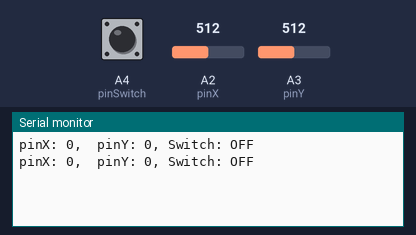
A sketch run on a simulated Arduino Uno, built with avr-gcc and run on an emulated ATmega328P. Parts: the last lines printed to the serial monitor. Inputs (shaded band) come from the test bench; at power-on: A4 (pinSwitch) HIGH, A2 (pinX) = 512, A3 (pinY) = 512.

Above: at 1.8 s.
1.9 s: A4 (pinSwitch) pulled LOW for 1.2 s
At 2.8 s:
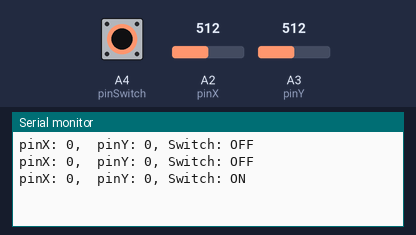
4.6 s: A2 (pinX) set to 716
At 5.8 s:
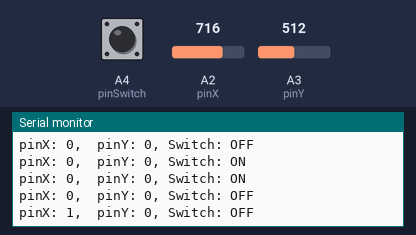
6.1 s: A3 (pinY) set to 716
At 6.1 s:
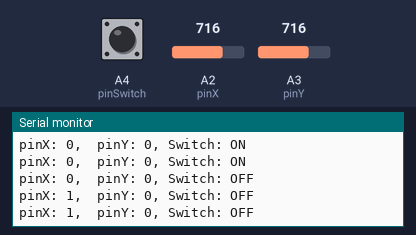
7.6 s: A2 (pinX) set to 900
At 8.8 s:
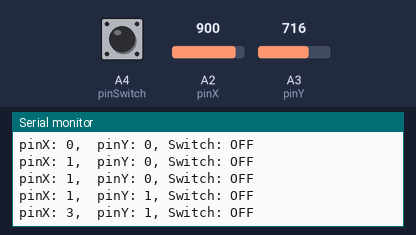
9.1 s: A3 (pinY) set to 900
At 9.1 s:
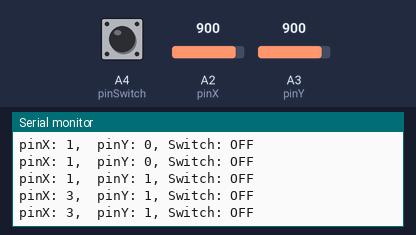
10.6 s: A4 (pinSwitch) pulled LOW for 1.2 s
At 11.8 s:
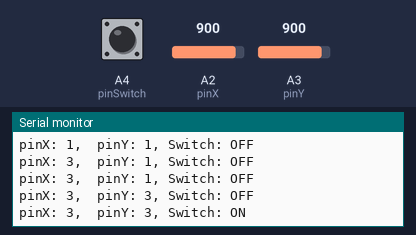
Timing chart, 0 to 13.6 s (numbered marks = the images above; inputs shaded):
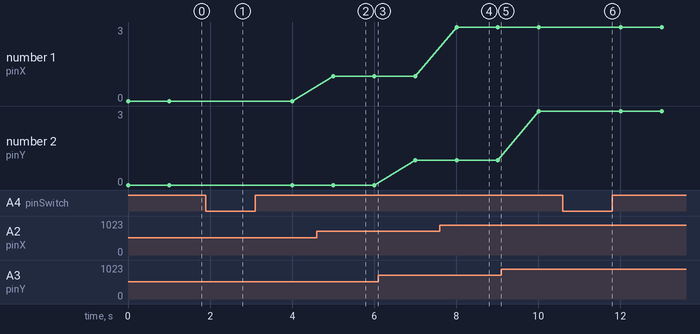

The sketch:

joy_01.ino
```cpp
int pinGnd = A0;
int pinVcc = A1;
int pinX = A2;
int pinY = A3;
int pinSwitch = A4;

void setup() {
  // put your setup code here, to run once:
  Serial.begin(115200);
  pinMode(pinGnd, OUTPUT);
  pinMode(pinVcc, OUTPUT);
  pinMode(pinX, INPUT);
  pinMode(pinY, INPUT);
  pinMode(pinSwitch, INPUT_PULLUP);
  digitalWrite(pinGnd, LOW);
  digitalWrite(pinVcc, HIGH);
}

int px, py, pw;
void loop() {
  // put your main code here, to run repeatedly:
  px=map(analogRead(pinX), 0, 1023, -5, 5);
  py=map(analogRead(pinY), 0, 1023, -5, 5);
  pw=digitalRead(pinSwitch);
  Serial.print("pinX: ");
  Serial.print(px);
  Serial.print(",  pinY: ");
  Serial.print(py);
  Serial.print(", Switch: ");
   if(pw){
    Serial.println("OFF");
   }
   else{
    Serial.println("ON");
   }
  delay(1000);
}
```

Measured:
- after the input at 1.9 s, the serial monitor: prints a new line after 0.10 s (image 1)
- after the input at 4.6 s, the serial monitor: prints a new line after 0.40 s (image 2)
- after the input at 7.6 s, the serial monitor: prints a new line after 0.41 s (image 4)
- after the input at 10.6 s, the serial monitor: prints a new line after 0.41 s (image 6)
- plotted number 1: 0 → 1 after the input at 4.6 s, 1 → 3 after the input at 7.6 s
